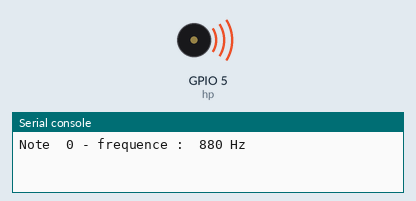
This program was run on a simulated ESP32 board running MicroPython. On the bench: buzzer (waves = sounding), the last lines printed to the serial console. At 2.1 s the program stops and its outputs stay as they are.

Above: at 0.1 s.
At 2.2 s:
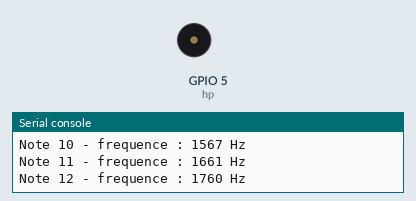
Timing chart, 0 to 3.6 s (numbered marks = the images above):
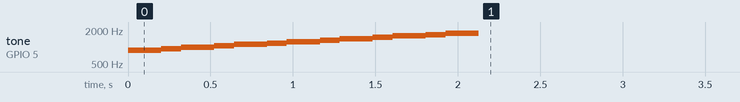

Measured:
- by itself, tone on GPIO 5 (hp): plays 880 Hz for 0.20 s, 932 Hz for 0.12 s, 987 Hz for 0.20 s, 1046 Hz for 0.12 s, 1108 Hz for 0.20 s, 1174 Hz for 0.12 s … (13 notes in this stretch)

The program:

haut-parleur-13-notes.py
```python
from  machine import *
from time import sleep

hp = PWM(Pin(5))
hp.duty(40)          # rapport cyclique a 40 sur 1023, soit environ 4%

#  creation d'une liste en comprehension de 13 notes (suite geometrique)
liste_freq = [int(2**(x/12)*880) for x in range (0,13)]
print("Liste des frequences : ", liste_freq)   # affichage des 13 notes

for compt, x in enumerate(liste_freq) :
    print("Note {0:2d} - frequence : {1:4d} Hz".format(compt, x))
    hp.freq(x)
    sleep(.2 - .08 * (compt % 2 != 0))   # creation du swing
hp.deinit()
```
